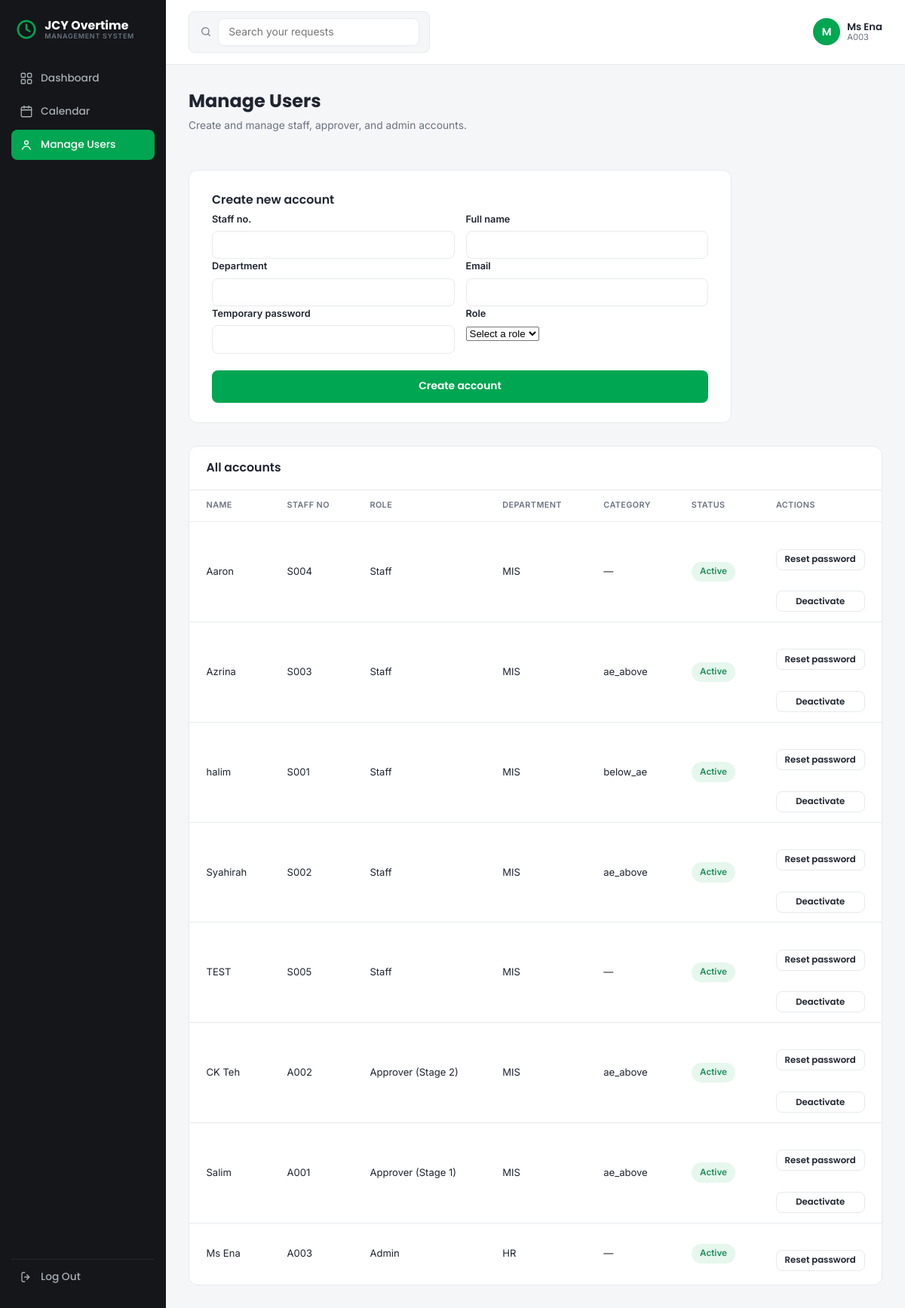
/admin_users.php (signed in), run on the app's committed database.
### tables this page shows
CREATE TABLE `users` (
  `id` int(10) UNSIGNED NOT NULL,
  `staff_no` varchar(20) NOT NULL,
  `name` varchar(100) NOT NULL,
  `department` varchar(100) DEFAULT NULL,
  `email` varchar(150) NOT NULL,
  `password_hash` varchar(255) NOT NULL,
  `role` enum('staff','approver','admin') NOT NULL,
  `approval_stage` tinyint(3) UNSIGNED DEFAULT NULL,
  `category` enum('below_ae','ae_above') DEFAULT NULL,
  `level` enum('operator','leader','engineer') DEFAULT NULL,
  `level_token` varchar(64) DEFAULT NULL,
  `level_set_at` timestamp NULL DEFAULT NULL,
  `is_active` tinyint(1) NOT NULL DEFAULT 1,
  `created_at` timestamp NOT NULL DEFAULT current_timestamp()
);

### includes/functions.php (called while the page is built, shortened)
<?php
function h($str): string
{
    return htmlspecialchars((string)$str, ENT_QUOTES, 'UTF-8');
}

### includes/auth.php (called while the page is built, shortened)
<?php
function current_user_id(): ?int
{
    return isset($_SESSION['user_id']) ? (int)$_SESSION['user_id'] : null;
}

### admin_users.php (the view, shortened to what this page needs)
<?php
require_once __DIR__ . '/config/db.php';
require_once __DIR__ . '/includes/auth.php';
require_once __DIR__ . '/includes/functions.php';
$users = $pdo->query(
    'SELECT id, staff_no, name, department, email, role, approval_stage, category, is_active, created_at
     FROM users
     ORDER BY role ASC, name ASC'
)->fetchAll();
include __DIR__ . '/includes/header.php';
?>
<div class="dash-header">
  <div>
    <h1>Manage Users</h1>
    <p class="subtitle">Create and manage staff, approver, and admin accounts.</p>
  </div>
</div>
<div class="form-panel" style="max-width: 720px; margin-bottom: 2rem;">
  <h2>Create new account</h2>
  <form method="post" novalidate id="create-user-form">
    <div class="form-row">
      <div>
        <label for="staff_no">Staff no.</label>
        <input type="text" id="staff_no" name="staff_no" required value="<?= h($_POST['staff_no'] ?? '') ?>">
      </div>
      <div>
        <label for="name">Full name</label>
        <input type="text" id="name" name="name" required value="<?= h($_POST['name'] ?? '') ?>">
      </div>
    </div>
    <div class="form-row">
      <div>
        <label for="department">Department</label>
        <input type="text" id="department" name="department" value="<?= h($_POST['department'] ?? '') ?>">
      </div>
      <div>
        <label for="email">Email</label>
        <input type="email" id="email" name="email" required value="<?= h($_POST['email'] ?? '') ?>">
      </div>
    </div>
    <div class="form-row">
      <div>
        <label for="password">Temporary password</label>
        <input type="text" id="password" name="password" required>
      </div>
      <div>
        <label for="role">Role</label>
        <select id="role" name="role" required onchange="document.getElementById('stage-field').style.display = this.value === 'approver' ? 'block' : 'none';">
          <option value="">Select a role</option>
        </select>
      </div>
    </div>
    <button type="submit">Create account</button>
  </form>
</div>
<div class="request-panel">
  <div class="request-panel-head">
    <h2>All accounts</h2>
  </div>
  <div class="table-wrap">
  <table class="data-table">
    <thead>
      <tr>
        <th>Name</th>
        <th>Staff No</th>
        <th>Role</th>
        <th>Department</th>
        <th>Category</th>
        <th>Status</th>
        <th>Actions</th>
      </tr>
    </thead>
    <tbody>
      <?php foreach ($users as $u): ?>
        <tr>
          <td><?= h($u['name']) ?></td>
          <td><?= h($u['staff_no']) ?></td>
          <td>
            <?= h(ucfirst($u['role'])) ?>
            <?php if ($u['role'] === 'approver' && $u['approval_stage']): ?>
              (Stage <?= (int)$u['approval_stage'] ?>)
            <?php endif; ?>
          </td>
          <td><?= h($u['department'] ?: '—') ?></td>
          <td><?= $u['category'] ? h($u['category']) : '—' ?></td>
          <td>
            <span class="badge <?= $u['is_active'] ? 'badge-approved' : 'badge-rejected' ?>">
              <?= $u['is_active'] ? 'Active' : 'Inactive' ?>
            </span>
          </td>
          <td style="max-width:150px;">
            <form method="post" style="margin-bottom:0.35rem;" onsubmit="return confirm('Reset password for <?= h($u['name']) ?>?');">
              <button type="submit" class="btn-secondary" style="width:100%; padding: 0.3rem 0.6rem; font-size: 0.78rem;">Reset password</button>
            </form>
            <?php if ((int)$u['id'] !== current_user_id()): ?>
              <form method="post" onsubmit="return confirm('<?= $u['is_active'] ? 'Deactivate' : 'Activate' ?> <?= h($u['name']) ?>?');">
                <button type="submit" class="btn-secondary" style="width:100%; padding: 0.3rem 0.6rem; font-size: 0.78rem;">
                  <?= $u['is_active'] ? 'Deactivate' : 'Activate' ?>
                </button>
              </form>
            <?php endif; ?>
          </td>
        </tr>
      <?php endforeach; ?>
    </tbody>
  </table>
  </div>
</div>
<?php include __DIR__ . '/includes/footer.php'; ?>

### css/style.css (style rules this page uses)
:root { --page-bg: #F5F6F8; --card-bg: #FFFFFF; --border: #E7E9EC; --ink: #1F2430; --ink-soft: #6B7280; --sidebar-bg: #14161A; --sidebar-text: #A9ADB4; --sidebar-hover: #1E2128; --accent: #00A651; --accent-dark: #007A3D; --green: #1E8E5A; --green-bg: #E6F7EE; --amber: #A9791A; --amber-bg: #FFF6DC; --red: #D1443A; --red-bg: #FDEAEA; --radius: 10px; --radius-sm: 8px; --font-head: 'Poppins', -apple-system, "Segoe UI", sans-serif; --font-body: 'Inter', -apple-system, "Segoe UI", sans-serif; }
* { box-sizing: border-box; }
html, body { margin: 0; padding: 0; background: var(--page-bg); color: var(--ink); font-family: var(--font-body); font-size: 15px; line-height: 1.5; }
h1, h2, h3 { font-family: var(--font-head); font-weight: 700; color: var(--ink); margin: 0 0 0.3rem; }
h1 { font-size: 1.6rem; }
h2 { font-size: 1.05rem; font-weight: 600; }
.subtitle { color: var(--ink-soft); font-size: 0.92rem; margin: 0 0 1.5rem; }
label { display: block; font-size: 0.85rem; font-weight: 600; color: var(--ink); margin: 1.1rem 0 0.4rem; }
label:first-of-type { margin-top: 0; }
input[type="text"], input[type="password"], input[type="date"], input[type="time"], textarea { width: 100%; padding: 0.65rem 0.9rem; border: 1px solid var(--border); border-radius: var(--radius-sm); font-family: var(--font-body); font-size: 0.92rem; color: var(--ink); background: var(--card-bg); }
.form-row { display: grid; grid-template-columns: 1fr 1fr; gap: 1rem; }
button { background: var(--accent); color: #fff; border: none; border-radius: var(--radius-sm); padding: 0.75rem 1.4rem; font-family: var(--font-head); font-weight: 600; font-size: 0.92rem; cursor: pointer; }
button[type="submit"] { width: 100%; margin-top: 1.5rem; }
.btn-primary, .btn-secondary { display: inline-block; text-decoration: none; border-radius: var(--radius-sm); padding: 0.65rem 1.3rem; font-family: var(--font-head); font-weight: 600; font-size: 0.9rem; }
.btn-secondary { background: #fff; border: 1px solid var(--border); color: var(--ink); }
.dash-header { display: flex; justify-content: space-between; align-items: flex-start; flex-wrap: wrap; gap: 1rem; margin-bottom: 1.75rem; }
.request-panel { background: var(--card-bg); border: 1px solid var(--border); border-radius: 12px; overflow: hidden; }
.request-panel-head { display: flex; justify-content: space-between; align-items: center; padding: 1.1rem 1.5rem; border-bottom: 1px solid var(--border); }
.request-panel-head h2 { margin: 0; }
.form-panel { background: var(--card-bg); border: 1px solid var(--border); border-radius: 12px; padding: 1.75rem 2rem; max-width: 560px; }
.data-table { width: 100%; border-collapse: collapse; }
.data-table th, .data-table td { text-align: left; padding: 0.85rem 1.5rem; font-size: 0.87rem; border-bottom: 1px solid var(--border); }
.data-table th { font-size: 0.72rem; text-transform: uppercase; letter-spacing: 0.04em; color: var(--ink-soft); font-weight: 600; }
.data-table tr:last-child td { border-bottom: none; }
.badge { display: inline-block; padding: 0.3rem 0.75rem; border-radius: 999px; font-size: 0.78rem; font-weight: 600; }
.badge-approved { background: var(--green-bg); color: var(--green); }
input[type="email"] { width: 100%; padding: 0.65rem 0.9rem; border: 1px solid var(--border); border-radius: var(--radius-sm); font-family: var(--font-body); font-size: 0.92rem; color: var(--ink); background: var(--card-bg); }
.table-wrap { overflow-x: auto; }

### data on the page
users: name "Aaron", staff_no "S004", role "Staff", department "MIS", is_active "Active"
users: name "Azrina", staff_no "S003", role "Staff", department "MIS", category "ae_above", is_active "Active"
users: name "halim", staff_no "S001", role "Staff", department "MIS", category "below_ae", is_active "Active"
users: name "Syahirah", staff_no "S002", role "Staff", department "MIS", category "ae_above", is_active "Active"
users: name "TEST", staff_no "S005", role "Staff", department "MIS", is_active "Active"
users: name "CK Teh", staff_no "A002", role "Approver", approval_stage "2", department "MIS", category "ae_above", is_active "Active"
users: name "Salim", staff_no "A001", role "Approver", approval_stage "1", department "MIS", category "ae_above", is_active "Active"
users: name "Ms Ena", staff_no "A003", role "Admin", department "HR", is_active "Active"

### other printed values
substr($_SESSION['name'] ?? '?', 0, 1) "M"
$_SESSION['name'] "Ms Ena"
$_SESSION['staff_no'] "A003"
